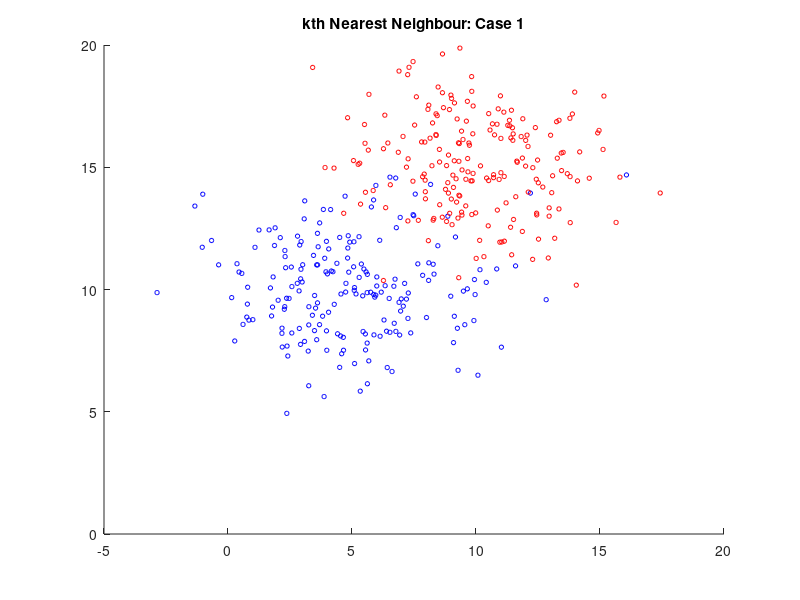

The MATLAB script that drew this image: (Note: this script raises an error after producing the figure.)
clear all;
close all;

MU1 = [5 10];
SIGMA1 = [8 0; 0 4];
MU2 = [10 15];
SIGMA2 = [8 0; 0 4];
X1 = mvnrnd(MU1,SIGMA1,200);
X2 = mvnrnd(MU2,SIGMA2,200);

SIGMA1 = cov(X1);
SIGMA2 = cov(X2);

range1 = [-5:0.1:20]
range2 = [0:0.1:20]

figure;
title('kth Nearest Neighbour: Case 1');
hold on;

scatter(X1(:,1), X1(:,2), 10, 'b');
scatter(X2(:,1), X2(:,2), 10, 'r');

[a_vectors, a_values] = eigs(SIGMA1)
[b_vectors, b_values] = eigs(SIGMA2)

kNN_1 = kNN_FS(range1, range2, 1, X1, X2);
kNN_5 = kNN_FS(range1, range2, 5, X1, X2);
contour(range1, range2, kNN_1', [1 1], 'r');
contour(range1, range2, kNN_5', [1 1], 'b');
hold on;
legend('Class A', 'Class B', 'k = 1', 'k = 5');

a_theta = atan2(a_vectors(2,1), a_vectors(1,1));
plot_ellipse(MU1(1), MU1(2), a_theta, sqrt(a_values(1,1)), sqrt(a_values(2,2)));

b_theta = atan2(b_vectors(2,1), b_vectors(1,1));
plot_ellipse(MU2(1), MU2(2), b_theta, sqrt(b_values(1,1)),sqrt(b_values(2,2)));

case1_classes = {X1, X2};
confusion_1 = zeros(size(case1_classes, 2));
confusion_2 = zeros(size(case1_classes, 2));

for i=1:size(case1_classes, 2)
    current_class = cell2mat(case1_classes(i));
    for j=1:size(current_class, 1)

       predicted_1 = kNN_FS(current_class(j,1), current_class(j,2), 1, X1, X2);
       predicted_2 = kNN_FS(current_class(j,1), current_class(j,2), 5, X1, X2);
       confusion_1(i,predicted_1) = confusion_1(i,predicted_1) + 1;
       confusion_2(i,predicted_2) = confusion_2(i,predicted_2) + 1;
    end
end 

confusion_1
confusion_2

error_1 = (sum(confusion_1(:)) - trace(confusion_1)) / sum(confusion_1(:))
error_2 = (sum(confusion_2(:)) - trace(confusion_2)) / sum(confusion_2(:))
